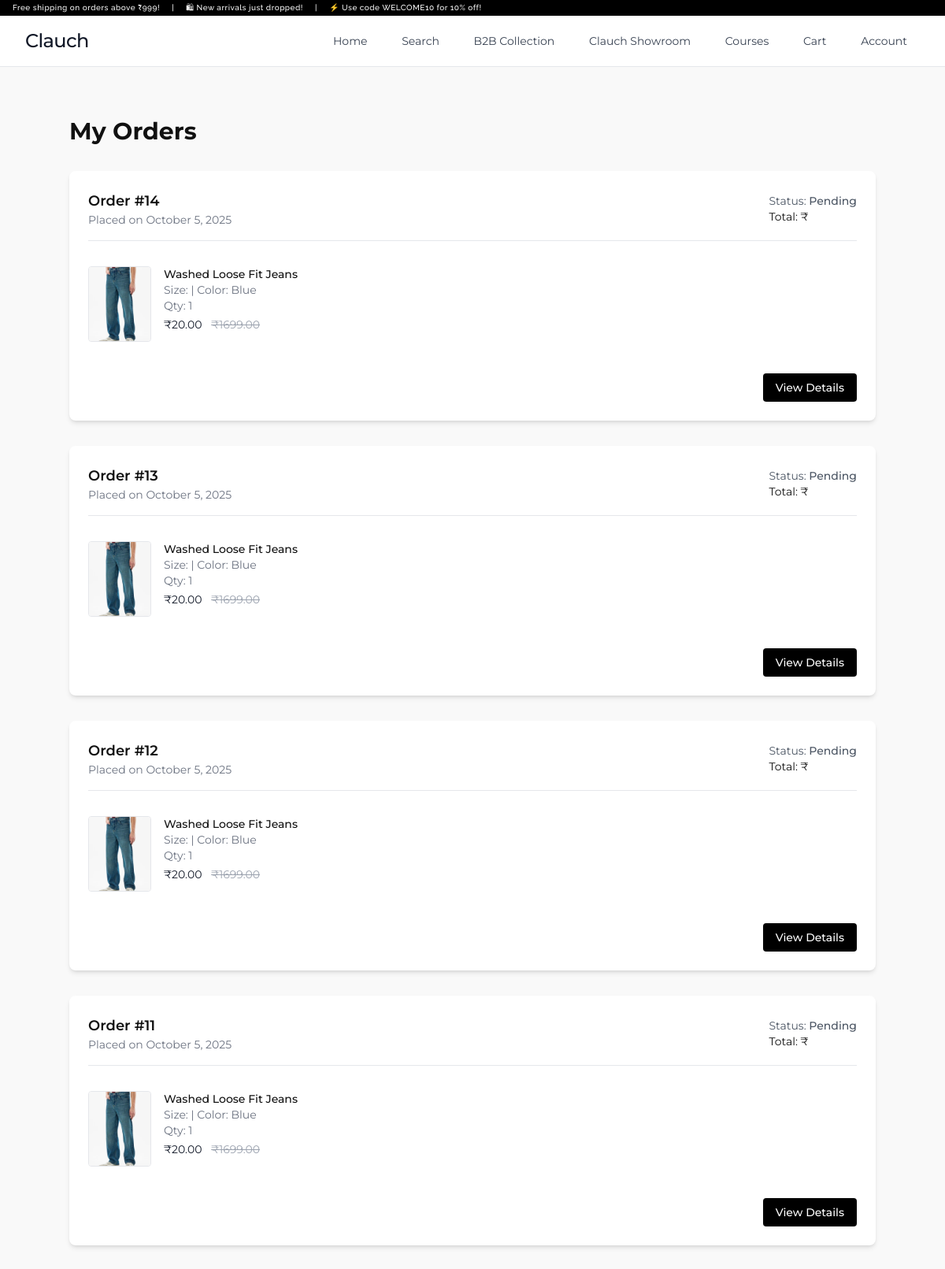
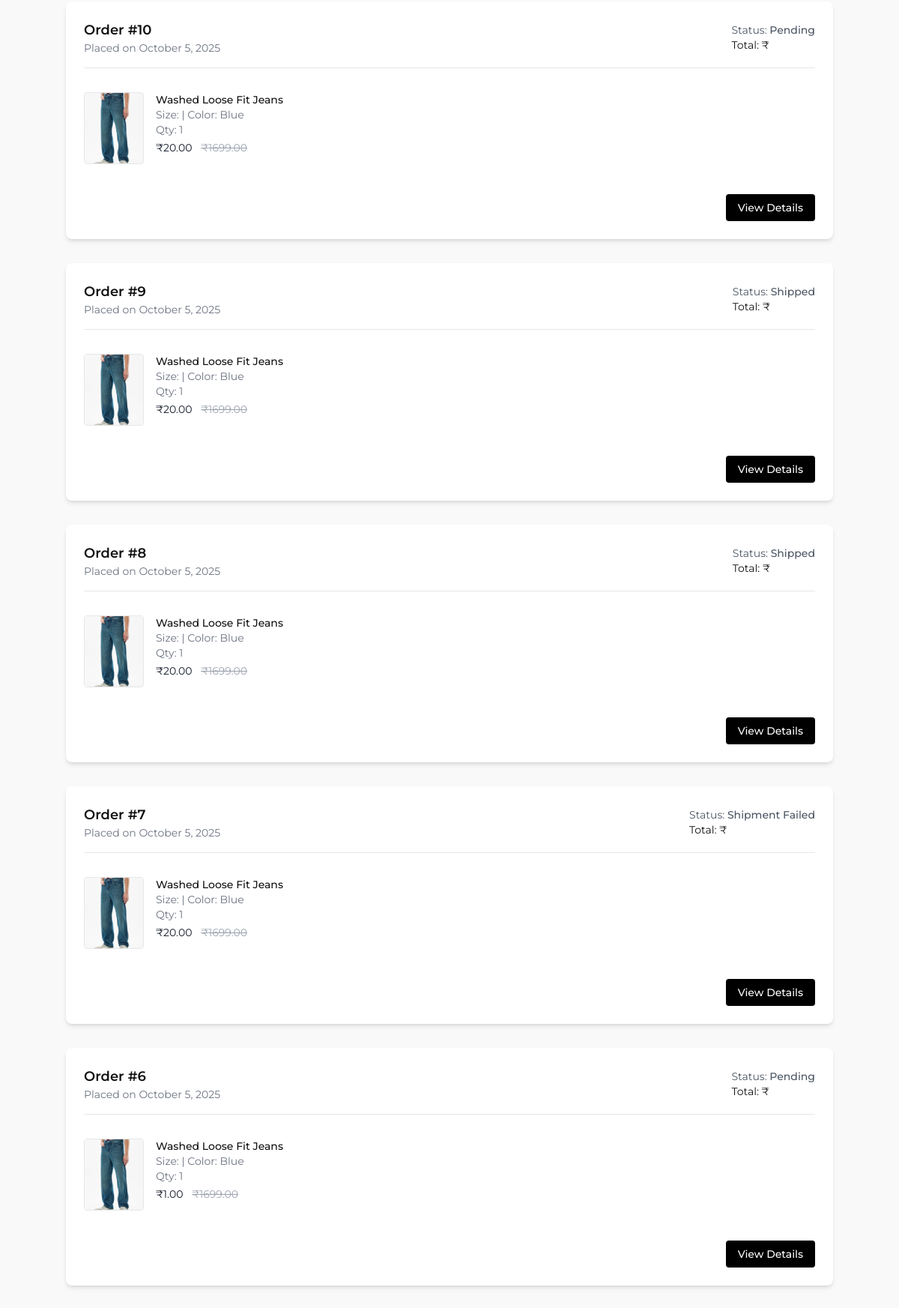
The page /order/my-orders/ (signed in, upper part) on the database its author committed (2 pictures, top to bottom).
### order/models.py (models this page shows, shortened)
class Order(models.Model):
    PAYMENT_CHOICES = (
        ('COD', 'Cash on Delivery'),
        ('RZP', 'Razorpay'),
    )
    STATUS_CHOICES = (
        ('PENDING', 'Pending'),
        ('PAID', 'Paid'),
        ('SHIPMENT_FAILED', 'Shipment Failed'), # <-- NEW STATUS ADDED
        ('SHIPPED', 'Shipped'),
        ('DELIVERED', 'Delivered'),
        ('CANCELLED', 'Cancelled'),
    )
    user = models.ForeignKey(CustomUser, on_delete=models.CASCADE)
    full_name = models.CharField(max_length=100)
    phone = models.CharField(max_length=15)
    email = models.EmailField(blank=True)
    address = models.TextField()
    city = models.CharField(max_length=100)
    state = models.CharField(max_length=100)
    pincode = models.CharField(max_length=10)
    payment_method = models.CharField(max_length=10, choices=PAYMENT_CHOICES)
    payment_id = models.CharField(max_length=100, blank=True, null=True, help_text="The Razorpay Payment ID (pay_...)")
    razorpay_order_id = models.CharField(max_length=100, blank=True, null=True, help_text="The Razorpay Order ID (order_...)")
    status = models.CharField(max_length=20, choices=STATUS_CHOICES, default='PENDING')
    subtotal = models.DecimalField(max_digits=10, decimal_places=2, default=0.00, help_text="Total price of products before discount and shipping.")
    shipping_charge = models.DecimalField(max_digits=10, decimal_places=2, default=0.00)
    coupon_code = models.CharField(max_length=50, blank=True, null=True)
    discount_amount = models.DecimalField(max_digits=10, decimal_places=2, default=0.00)
    grand_total = models.DecimalField(max_digits=10, decimal_places=2, default=0.00, help_text="The final amount paid by the customer.")
    shipping_service_name = models.CharField(max_length=100, blank=True, null=True, default=None, help_text="e.g., Delhivery, XpressBees")
    tracking_id = models.CharField(max_length=100, blank=True, null=True, default=None, help_text="AWB Number from the courier")
    shipping_label_url = models.URLField(blank=True, null=True, default=None, help_text="URL to the shipping label PDF")
    created_at = models.DateTimeField(auto_now_add=True)

class OrderItem(models.Model):
    order = models.ForeignKey(Order, on_delete=models.CASCADE, related_name='items')
    product = models.ForeignKey(Product, on_delete=models.SET_NULL, null=True)
    color = models.ForeignKey(ProductColor, on_delete=models.SET_NULL, null=True)
    quantity = models.PositiveIntegerField()
    product_name = models.CharField(max_length=255)
    product_image = models.ImageField(upload_to='order_snapshots/')
    actual_price = models.DecimalField(max_digits=10, decimal_places=2)
    discount_price = models.DecimalField(max_digits=10, decimal_places=2, null=True, blank=True)
    price_per_piece_at_purchase = models.DecimalField(max_digits=10, decimal_places=2)
    total_pieces_in_set_at_purchase = models.PositiveIntegerField()

### user/models.py (models this page shows, shortened)
class ProductColor(models.Model):
    product = models.ForeignKey(Product, on_delete=models.CASCADE, related_name='colors')
    name = models.CharField(max_length=50)
    slug = models.SlugField(max_length=60, blank=True)  # Unique slug per color
    hex_code = models.CharField(max_length=7, help_text="Hex color code like #ffffff")
    is_primary = models.BooleanField(default=False)
    class Meta:
        unique_together = ('product', 'slug')

### order/views.py (the view)
# urls.py: path('my-orders/', views.my_orders_view, name='my_orders'),
@login_required
def my_orders_view(request):
    orders = Order.objects.filter(user=request.user).order_by('-created_at').prefetch_related('items')
    return render(request, 'my_orders.html', {'orders': orders})

### user/templates/my_orders.html (shortened to what this page needs)
{% extends "base.html" %}
{% load static %}
{% block content %}
<div class="bg-[#f9f9f9] min-h-screen py-16 px-6 font-[Montserrat]">
  <div class="max-w-5xl mx-auto">
    <h1 class="text-3xl font-bold mb-8">My Orders</h1>
    {% if orders %}
      <div class="space-y-8">
        {% for order in orders %}
          <div class="bg-white rounded-lg shadow-md p-6 hover:shadow-lg transition">
            <div class="flex flex-col md:flex-row md:justify-between md:items-center mb-4">
              <div>
                <h2 class="text-lg font-semibold">Order #{{ order.id }}</h2>
                <p class="text-sm text-gray-500">Placed on {{ order.created_at|date:"F j, Y" }}</p>
              </div>
              <div class="text-sm mt-2 md:mt-0">
                <p class="text-gray-600">Status:
                  <span class="font-medium">{{ order.get_status_display }}</span>
                </p>
                <p>Total: ₹{{ order.total_amount }}</p>
              </div>
            </div>
            <div class="divide-y border-t pt-4">
              {% for item in order.items.all %}
                <div class="flex items-start gap-4 py-4">
                  <img src="{{ item.product_image.url }}" alt="{{ item.product_name }}"
                       class="w-20 h-24 object-cover rounded border">
                  <div class="text-sm">
                    <h3 class="font-medium">{{ item.product_name }}</h3>
                    <p class="text-gray-500">Size: {{ item.size }} | Color: {{ item.color.name }}</p>
                    <p class="text-gray-500">Qty: {{ item.quantity }}</p>
                    <p class="mt-1 text-gray-900">
                      ₹{{ item.discount_price|default:item.actual_price }}
                      {% if item.discount_price %}
                        <span class="line-through text-gray-400 ml-2">₹{{ item.actual_price }}</span>
                      {% endif %}
                    </p>
                  </div>
                </div>
              {% endfor %}
            </div>
            <div class="text-right mt-6">
              <a href="{% url 'order_detail' order.id %}"
                 class="inline-block px-4 py-2 text-sm font-medium text-white bg-black rounded hover:bg-gray-800 transition">
                View Details
              </a>
            </div>
          </div>
        {% endfor %}
      </div>
    {% else %}
      <p class="text-center text-gray-500">You haven't placed any orders yet.</p>
    {% endif %}
  </div>
</div>
{% endblock %}

### rows shown on the page
Order: id "14", created_at "October 5, 2025", status "Pending"
OrderItem: product_image (picture), product_name "Washed Loose Fit Jeans", color.name "Blue", quantity "1", discount_price "20.00", actual_price "1699.00"
Order: id "13", created_at "October 5, 2025", status "Pending"
OrderItem: product_image (picture), product_name "Washed Loose Fit Jeans", color.name "Blue", quantity "1", discount_price "20.00", actual_price "1699.00"
Order: id "12", created_at "October 5, 2025", status "Pending"
OrderItem: product_image (picture), product_name "Washed Loose Fit Jeans", color.name "Blue", quantity "1", discount_price "20.00", actual_price "1699.00"
Order: id "11", created_at "October 5, 2025", status "Pending"
OrderItem: product_image (picture), product_name "Washed Loose Fit Jeans", color.name "Blue", quantity "1", discount_price "20.00", actual_price "1699.00"
Order: id "10", created_at "October 5, 2025", status "Pending"
OrderItem: product_image (picture), product_name "Washed Loose Fit Jeans", color.name "Blue", quantity "1", discount_price "20.00", actual_price "1699.00"
Order: id "9", created_at "October 5, 2025", status "Shipped"
OrderItem: product_image (picture), product_name "Washed Loose Fit Jeans", color.name "Blue", quantity "1", discount_price "20.00", actual_price "1699.00"
Order: id "8", created_at "October 5, 2025", status "Shipped"
OrderItem: product_image (picture), product_name "Washed Loose Fit Jeans", color.name "Blue", quantity "1", discount_price "20.00", actual_price "1699.00"
Order: id "7", created_at "October 5, 2025", status "Shipment Failed"
OrderItem: product_image (picture), product_name "Washed Loose Fit Jeans", color.name "Blue", quantity "1", discount_price "20.00", actual_price "1699.00"
Order: id "6", created_at "October 5, 2025", status "Pending"
OrderItem: product_image (picture), product_name "Washed Loose Fit Jeans", color.name "Blue", quantity "1", discount_price "1.00", actual_price "1699.00"
